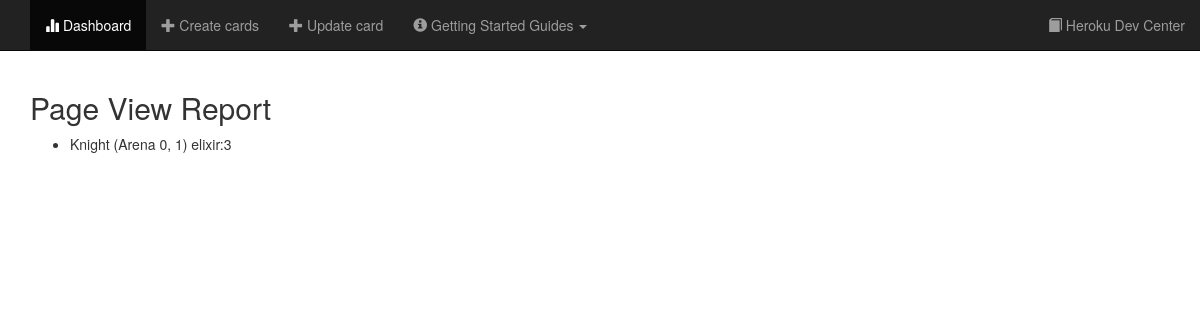
Before: /db with the older database file.
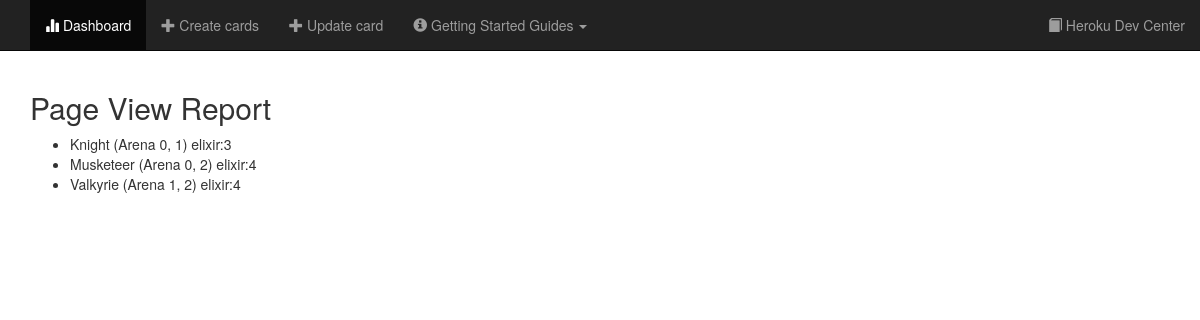
After: the same page with the newer database file.
### hello/models.py (models this page shows, shortened)
class Card(models.Model):
  COMMON = 1
  RARE = 2
  EPIC = 3
  LEGENDARY = 4
  CARD_TYPES = (
    (COMMON, 'common'),
    (RARE, 'rare'),
    (EPIC, 'epic'),
    (LEGENDARY, 'legendary')
  )
  CARD_TYPES_IDICT = {
    'common': COMMON,
    'rare': RARE,
    'epic': EPIC,
    'legendary': LEGENDARY
  }
  name = models.CharField('name', primary_key=True, max_length=50)
  type = models.IntegerField('type', choices=CARD_TYPES)
  elixir = models.IntegerField('elixir')
  arena = models.IntegerField('arena')

### hello/views.py (the view)
# urls.py: url(r'^db', hello.views.db, name='db'),
def db(request):
  cards = Card.objects.all()
  return render(request, 'db.html', {'cards': cards})

### hello/templates/db.html
{% extends "base.html" %}
{% load staticfiles %}
{% block content %}
  <div class="container">
<h2>Page View Report</h2>
<ul>
{% for card in cards %}
    <li>{{ card.name }} (Arena {{ card.arena }}, {{ card.type }}) elixir:{{ card.elixir }}</li>
{% endfor %}
</ul>
</div>
{% endblock %}

### hello/templates/base.html (shortened to what this page needs)
<!DOCTYPE html>
<html>
<head>
  <link rel="stylesheet" type="text/css" href="//maxcdn.bootstrapcdn.com/bootstrap/3.3.4/css/bootstrap.min.css" />
</head>
<body>
<nav class="navbar navbar-default navbar-static-top navbar-inverse">
  <div class="container">
    <ul class="nav navbar-nav">
      <li class="active">
        <a href="/dashboard"><span class="glyphicon glyphicon-stats"></span> Dashboard</a>
      </li>
      <li>
        <a href="/create-cards"><span class="glyphicon glyphicon-plus"></span> Create cards</a>
      </li>
      <li>
        <a href="/update-card"><span class="glyphicon glyphicon-plus"></span> Update card</a>
      </li>
      <li class="dropdown">
        <a href="#" class="dropdown-toggle" data-toggle="dropdown" role="button" aria-expanded="false"><span class="glyphicon glyphicon-info-sign"></span> Getting Started Guides <span class="caret"></span></a>
      </li>
    </ul>
    <ul class="nav navbar-nav navbar-right">
      <li class="navbar-right">
        <a href="https://devcenter.heroku.com"><span class="glyphicon glyphicon-book"></span> Heroku Dev Center</a>
      </li>
    </ul>
  </div>
</nav>
{% block content %}{% endblock %}
</body>
</html>

Changed rows visible on the page:
added Card: name "Musketeer", arena "0", type "2", elixir "4"
added Card: name "Valkyrie", arena "1", type "2", elixir "4"
